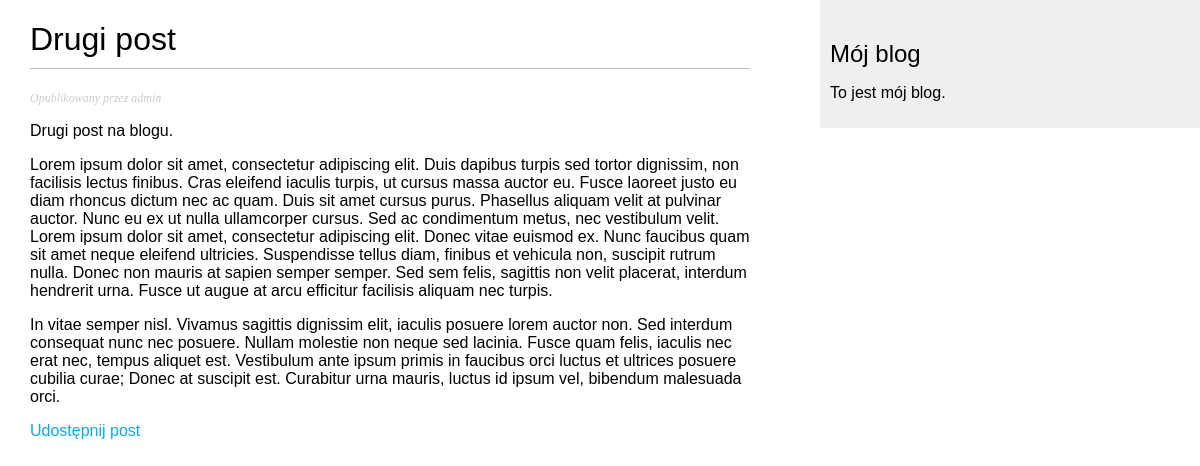
The app's page /blog/2021/09/29/drugi-post/ with its own data.
### blog/models.py (models this page shows, shortened)
class Post(models.Model):
    STATUS_CHOICES = (
        ('draft', 'Draft'),
        ('published', 'Published'),
    )
    title = models.CharField(max_length=250)  # Post title
    slug = models.SlugField(max_length=250, unique_for_date='publish')  # To use in URL. Short label for SEO
    author = models.ForeignKey(User,
                               on_delete=models.CASCADE,
                               related_name='blog_posts')  # Based on User from Django, connects User with posts
    body = models.TextField()
    publish = models.DateTimeField(default=timezone.now)
    created = models.DateTimeField(auto_now_add=True)
    status = models.CharField(max_length=10,
                              choices=STATUS_CHOICES,
                              default='draft')
    class Meta:
        ordering = ('-publish',)
    objects = models.Manager()
    published = PublishedManager()

### blog/views.py (the view)
def post_detail(request, year, month, day, post):
    post = get_object_or_404(Post, slug=post,
                             status='published',
                             publish__year=year,
                             publish__month=month,
                             publish__day=day)
    comments = post.comments.filter(active=True)
    if request.method == 'POST':
        comment_form = CommentForm(data=request.POST)
        if comment_form.is_valid():
            new_comment = comment_form.save(commit=False)
            new_comment.post = post
            new_comment.save()
    else:
        comment_form = CommentForm()
    return render(request, 'blog/post/detail.html', {'post': post,
                                                     'comments': comments,
                                                     'comment_form': comment_form})

### blog/templates/blog/post/detail.html (shortened to what this page needs)
{% extends "blog/base.html" %}
{% block content %}
<h1>{{ post.title }}</h1>
<p class="date">
    Opublikowany {{ post.date }} przez {{ post.author }}
</p>
{{ post.body|linebreaks }}
<p>
    <a href="{% url "blog:post_share" post.id %}">
    Udostępnij post</a>
</p>
{% endblock %}

### blog/static/css/blog.css (style rules this page uses)
body { margin:0; padding:0; font-family:helvetica, sans-serif; }
a { color:#00abff; text-decoration:none; }
h1 { font-weight:normal; border-bottom:1px solid #bbb; padding:0 0 10px 0; }
p.date { color:#ccc; font-family: georgia, serif; font-size: 12px; font-style: italic; }

### records on screen
Post: title "Drugi post", author "admin", body "Drugi post na blogu. Lorem ipsum dolor sit amet, consectetur adipiscing elit. Duis dapibus turpis sed tortor dignissim, non facilisis lectus finibus. Cras eleifend iaculis turpis, ut cursus massa auctor eu. Fusce laoreet justo eu diam rhoncus dictum nec ac quam. Duis sit amet cursus purus. Phasellus aliquam velit at pulvinar auctor. Nunc eu ex ut nulla ullamcorper cursus. Sed ac condimentum metus, nec vestibulum velit. Lorem ipsum dolor sit amet, consectetur adipiscing elit. Donec vitae euismod ex. Nunc faucibus quam sit amet neque eleifend ultricies. Suspendisse tellus diam, finibus et vehicula non, suscipit rutrum nulla. Donec non mauris at sapien semper semper. Sed sem felis, sagittis…"
